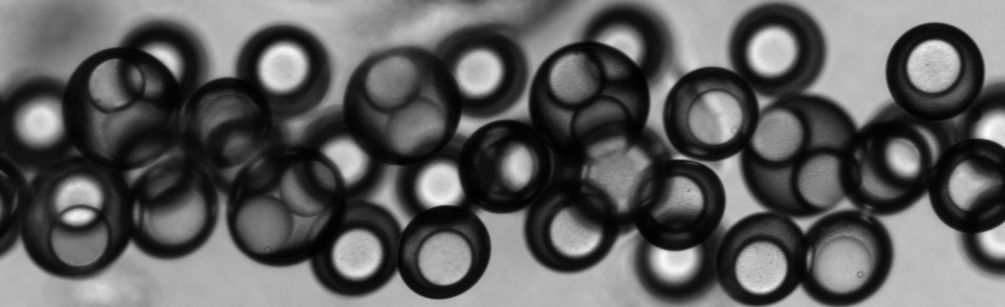
#> input picture Code/Circle-detection/sample.tif, 2010 x 614 px (shown at 1/2 size)
$ jupyter execute --allow-errors HoughCircles.ipynb
#> lines starting #> are read from the running program, lines starting #| are printed output that depends on the picture
# HoughCircles

Use `cv2.HoughCircles` function to detect droplets in double emulsions.

[cell 1]
import cv2
import numpy as np
import matplotlib.pyplot as plt
import matplotlib.patches as mpatch
from corrLib import readdata

## 1 Measure the sizes in microfluidic devices
### 1.1 Test the function

[cell 2]
img = cv2.imread('sample.tif')
#> img is the input picture: shape (614, 2010, 3); min 0, max 255, mean 93.4
plt.imshow(img)

[cell 3]
# convert to 8-bit
img8 = cv2.cvtColor(img, cv2.COLOR_BGR2GRAY)

[cell 4]
# HoughCircle detection
circles = cv2.HoughCircles(img8, cv2.HOUGH_GRADIENT, 1.2, 20)
#> circles = [[1422.6, 231, 97.68], [1869, 143.4, 98.76], [567, 145.8, 95.76], [1679.4, 507, 105.6], [1555.8, 101.4, 95.28], [888.6, 516.6, 53.4], [1605, 311.4, 122.3], [1138.2, 450.6, 96.72], [959.4, 143.4, 45.36], [1519.8, 535.8, 50.16], [714.6, 497.4, 97.56], [881.4, 370.2, 42.48]]
circles_squeeze = np.squeeze(circles)
#> circles_squeeze has the same summary as circles

[cell 5]
# Visualize the results
fig, ax = plt.subplots()
ax.imshow(img8, cmap='gray')
for c in circles_squeeze:
    circle_object = mpatch.Circle((c[0], c[1]), c[2],
                                 fill=False, ec='red', lw=2)
    ax.add_patch(circle_object)
#> this loop made 12 passes
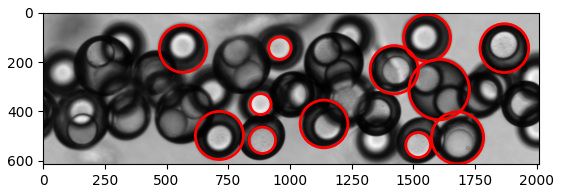
#> figure drawn by matplotlib, 1 panel

[cell 6]
# show droplet size distribution
radii = circles_squeeze[:, 2]
#> radii = [97.68, 98.76, 95.76, 105.6, 95.28, 53.4, 122.3, 96.72, 45.36, 50.16, 97.56, 42.48]
hist, bin_edges = np.histogram(radii, bins=6)
#> hist = [4, 0, 0, 1, 6, 1]; bin_edges = [42.48, 55.78, 69.08, 82.38, 95.68, 109, 122.3]
plt.bar(bin_edges[:-1], hist)
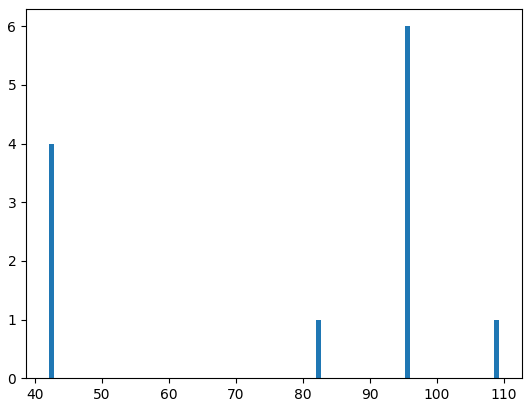
#> figure drawn by matplotlib, 1 panel; tallest bar 6 high, from x = 95.28 to 96.08

**Comments:**
- most detections are correctly on the droplets
- only a small fraction of droplets are detected
- the highest two peaks in the histogram give correct radii of inner and outer droplets

[cell 7]
# find peak in histogram
hist
#> Out = [4, 0, 0, 1, 6, 1]

[cell 8]
np.flip(np.argsort(hist))[:2]
#> Out = [4, 0]

[cell 9]
# Compute the mean and std within n th peak (start from 0)
n = 4
r = radii[(radii>=bin_edges[n]) & (radii<bin_edges[n+1])]
#> r = [97.68, 98.76, 95.76, 105.6, 96.72, 97.56]
print("number of samples: {:d}".format(len(r)))
#| number of samples: 6
print("mean = {0:.2f}, std = {1:.2f}".format(r.mean(), r.std()))
#| mean = 98.68, std = 3.23

### 1.2 Manually go over 07132021 data

In the first attempt to batch process the images, I manually go over the images of 07132021. The results will be recorded in spreadsheet **DE Size Control**.

[cell 10]
# get the list of .tif files in the folder 07132021
folder = '/home/zhengyang/data/DE/07132021/'
#> (the rest of this cell did not finish here and is left out)

#> (a cell that did not finish here is left out)

[cell 12]
i = 23 # index of images (in the list above)
#> (the rest of this cell did not finish here and is left out)

[cell 13]
# show droplet size distribution
radii = circles_squeeze[:, 2]
hist, bin_edges = np.histogram(radii, bins=4)
#> hist = [4, 0, 6, 2]; bin_edges = [42.48, 62.43, 82.38, 102.3, 122.3]
plt.bar(bin_edges[:-1], hist)
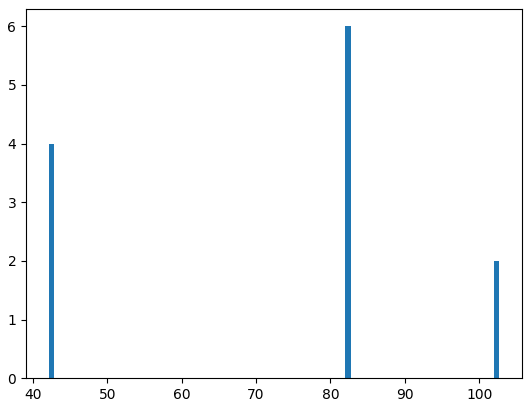
#> figure drawn by matplotlib, 1 panel; tallest bar 6 high, from x = 81.98 to 82.78

[cell 14]
np.flip(np.argsort(hist))
#> Out = [2, 0, 3, 1]

[cell 15]
# Compute the mean and std within n th peak (start from 0)
n = 2
r = radii[(radii>=bin_edges[n]) & (radii<bin_edges[n+1])]
#> r = [97.68, 98.76, 95.76, 95.28, 96.72, 97.56]
#> (the rest of this cell did not finish here and is left out)

## 2 Inner droplet tracking

In Sec. 1 we use HoughCircle to find circles in a system of many double emulsions. Only a small fraction of droplets can be detected, but they are already sufficient for measuring the sizes.

In this section, I want to detect the position of droplets, in particular the inner droplet, in a system where only one double emulsion is present.

### 2.1 On raw images

[cell 16]
img = cv2.imread('sample-one-1.tif')
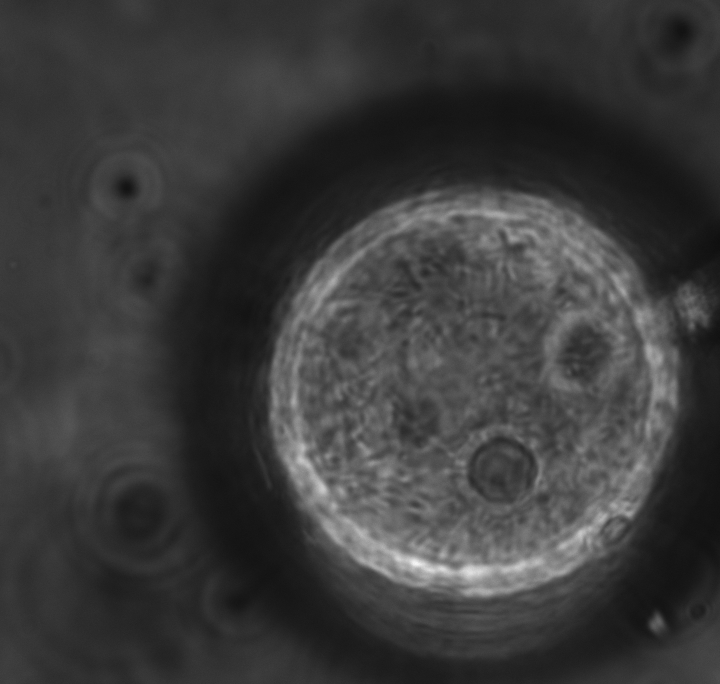
#> input picture Code/Circle-detection/sample-one-1.tif, 720 x 684 px
#> img is the input picture: shape (684, 720, 3); min 15, max 246, mean 59.1
plt.imshow(img)
# convert to 8-bit
img8 = cv2.cvtColor(img, cv2.COLOR_BGR2GRAY)
#> img8: shape (684, 720)

[cell 17]
# HoughCircle detection
circles = cv2.HoughCircles(img8, cv2.HOUGH_GRADIENT, 1.5, 50)
#> circles = [[476.2, 390.8, 204.9]]

[cell 18]
# Visualize the results
fig, ax = plt.subplots()
ax.imshow(img8, cmap='gray')
for c in circles[0, :, :]:
    circle_object = mpatch.Circle((c[0], c[1]), c[2],
                                 fill=False, ec='red', lw=2)
    ax.add_patch(circle_object)
#> this loop made 1 pass
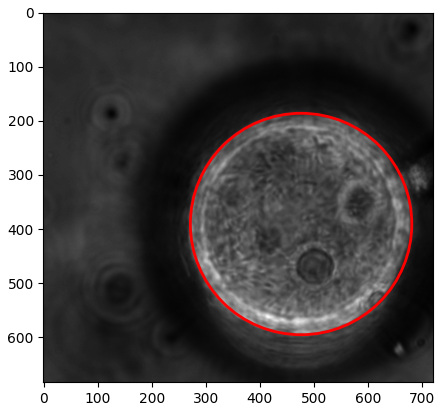
#> figure drawn by matplotlib, 1 panel

[cell 19]
# invert the image?
inv = 255 - img8
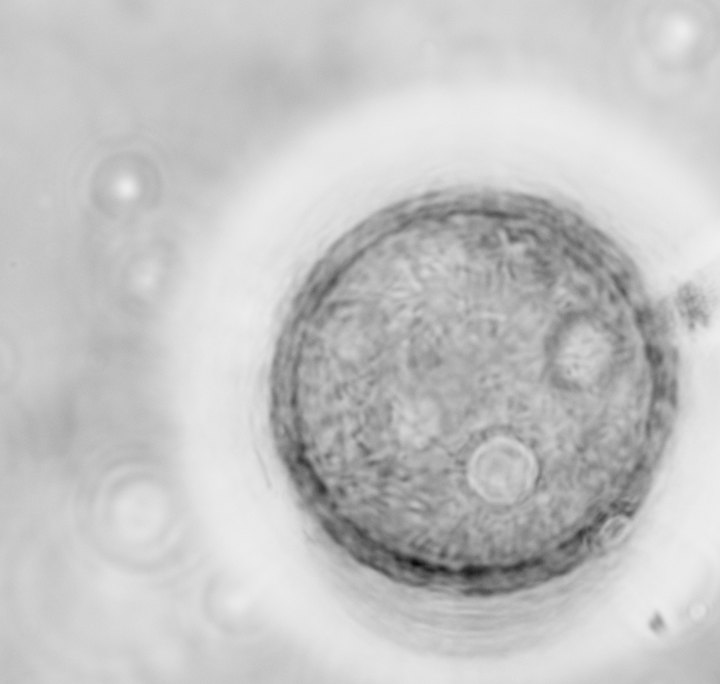
#> inv: shape (684, 720); min 9, max 240, mean 195.9
circles = cv2.HoughCircles(inv, cv2.HOUGH_GRADIENT, 1.5, 50, param2=39.4, maxRadius=40)
#> circles = [[500.2, 470.2, 34.2], [410.2, 528.8, 32.55]]

[cell 20]
# Visualize the results
fig, ax = plt.subplots()
ax.imshow(inv, cmap='gray')
for c in circles[0, :, :]:
    circle_object = mpatch.Circle((c[0], c[1]), c[2],
                                 fill=False, ec='red', lw=2)
    ax.add_patch(circle_object)
#> this loop made 2 passes
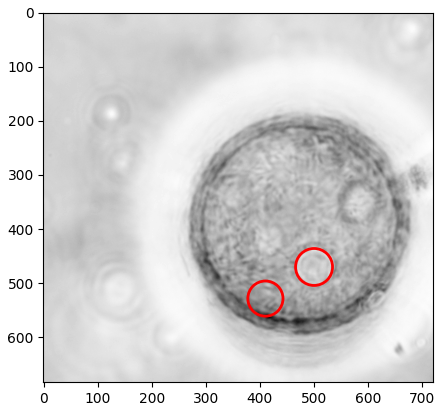
#> figure drawn by matplotlib, 1 panel

**Comment:**
- HoughCircles works even worse in detecting the inner droplets.
- The bigger outer droplet detection is OK.
- Image inversion does not change the HoughCircles result at all.
- Specifying radius range and "circle perfection measure" does not help much because false detection still comes first.

### 2.2 On cropped images

Inspired by Cristian, I try the HoughCircles using cropped images.

[cell 21]
img = cv2.imread('sample-one-1.tif')
img8 = cv2.cvtColor(img, cv2.COLOR_BGR2GRAY)
img8c = img8[420:520, 450:550]
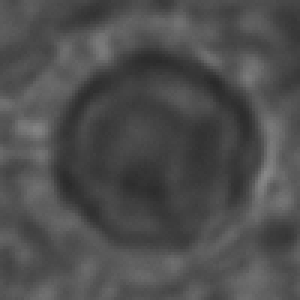
#> img8c: shape (100, 100) (shown 3 times larger); min 42, max 135, mean 77.9
plt.imshow(img8c, cmap='gray')

[cell 22]
circles = cv2.HoughCircles(img8c, cv2.HOUGH_GRADIENT, 1, 200, param2=1, maxRadius=40, minRadius=25)
#> circles = [[52.5, 50.5, 33.8]]
circles
#> Out = [[52.5, 50.5, 33.8]]

[cell 23]
fig, ax = plt.subplots()
ax.imshow(img8c, cmap='gray')
for c in circles[0, :, :]:
    circle_object = mpatch.Circle((c[0], c[1]), c[2],
                                 fill=False, ec='red', lw=2)
    ax.add_patch(circle_object)
#> this loop made 1 pass
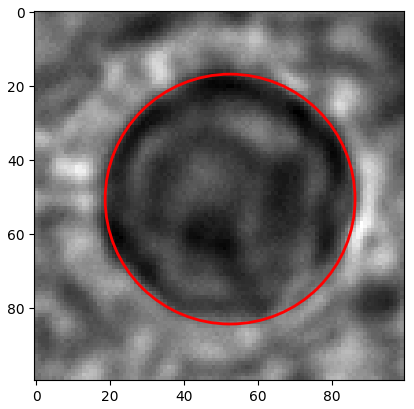
#> figure drawn by matplotlib, 1 panel
